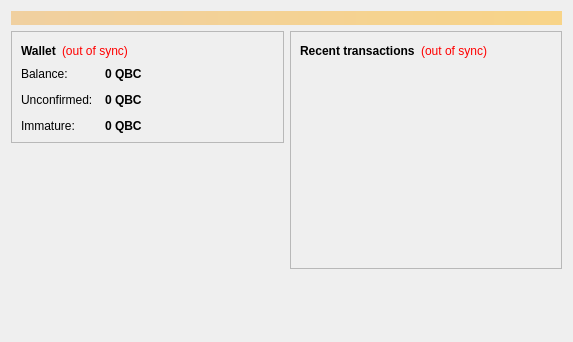
<?xml version="1.0" encoding="UTF-8"?>
<ui version="4.0">
 <class>OverviewPage</class>
 <widget class="QWidget" name="OverviewPage">
  <property name="geometry">
   <rect>
    <x>0</x>
    <y>0</y>
    <width>573</width>
    <height>342</height>
   </rect>
  </property>
  <property name="windowTitle">
   <string>Form</string>
  </property>
  <layout class="QVBoxLayout" name="topLayout">
   <item>
    <widget class="QLabel" name="labelAlerts">
     <property name="visible">
      <bool>false</bool>
     </property>
     <property name="styleSheet">
      <string notr="true">background-color: qlineargradient(x1: 0, y1: 0, x2: 1, y2: 0, stop:0 #F0D0A0, stop:1 #F8D488); color:#000000;</string>
     </property>
     <property name="wordWrap">
      <bool>true</bool>
     </property>
     <property name="margin">
      <number>3</number>
     </property>
    </widget>
   </item>
   <item>
    <layout class="QHBoxLayout" name="horizontalLayout" stretch="1,1">
     <item>
      <layout class="QVBoxLayout" name="verticalLayout_2">
       <item>
        <widget class="QFrame" name="frame">
         <property name="frameShape">
          <enum>QFrame::StyledPanel</enum>
         </property>
         <property name="frameShadow">
          <enum>QFrame::Raised</enum>
         </property>
         <layout class="QVBoxLayout" name="verticalLayout_4">
          <item>
           <layout class="QHBoxLayout" name="horizontalLayout_4">
            <item>
             <widget class="QLabel" name="label_5">
              <property name="font">
               <font>
                <weight>75</weight>
                <bold>true</bold>
               </font>
              </property>
              <property name="text">
               <string>Wallet</string>
              </property>
             </widget>
            </item>
            <item>
             <widget class="QLabel" name="labelWalletStatus">
              <property name="toolTip">
               <string>The displayed information may be out of date. Your wallet automatically synchronizes with the Québecoin network after a connection is established, but this process has not completed yet.</string>
              </property>
              <property name="styleSheet">
               <string notr="true">QLabel { color: red; }</string>
              </property>
              <property name="text">
               <string notr="true">(out of sync)</string>
              </property>
              <property name="alignment">
               <set>Qt::AlignLeading|Qt::AlignLeft|Qt::AlignVCenter</set>
              </property>
             </widget>
            </item>
            <item>
             <spacer name="horizontalSpacer_2">
              <property name="orientation">
               <enum>Qt::Horizontal</enum>
              </property>
              <property name="sizeHint" stdset="0">
               <size>
                <width>40</width>
                <height>20</height>
               </size>
              </property>
             </spacer>
            </item>
           </layout>
          </item>
          <item>
           <layout class="QFormLayout" name="formLayout_2">
            <property name="fieldGrowthPolicy">
             <enum>QFormLayout::AllNonFixedFieldsGrow</enum>
            </property>
            <property name="horizontalSpacing">
             <number>12</number>
            </property>
            <property name="verticalSpacing">
             <number>12</number>
            </property>
            <item row="0" column="0">
             <widget class="QLabel" name="label">
              <property name="text">
               <string>Balance:</string>
              </property>
             </widget>
            </item>
            <item row="0" column="1">
             <widget class="QLabel" name="labelBalance">
              <property name="font">
               <font>
                <weight>75</weight>
                <bold>true</bold>
               </font>
              </property>
              <property name="cursor">
               <cursorShape>IBeamCursor</cursorShape>
              </property>
              <property name="toolTip">
               <string>Your current balance</string>
              </property>
              <property name="text">
               <string notr="true">0 QBC</string>
              </property>
              <property name="textInteractionFlags">
               <set>Qt::LinksAccessibleByMouse|Qt::TextSelectableByKeyboard|Qt::TextSelectableByMouse</set>
              </property>
             </widget>
            </item>
            <item row="1" column="0">
             <widget class="QLabel" name="label_3">
              <property name="text">
               <string>Unconfirmed:</string>
              </property>
             </widget>
            </item>
            <item row="1" column="1">
             <widget class="QLabel" name="labelUnconfirmed">
              <property name="font">
               <font>
                <weight>75</weight>
                <bold>true</bold>
               </font>
              </property>
              <property name="cursor">
               <cursorShape>IBeamCursor</cursorShape>
              </property>
              <property name="toolTip">
               <string>Total of transactions that have yet to be confirmed, and do not yet count toward the current balance</string>
              </property>
              <property name="text">
               <string notr="true">0 QBC</string>
              </property>
              <property name="textInteractionFlags">
               <set>Qt::LinksAccessibleByMouse|Qt::TextSelectableByKeyboard|Qt::TextSelectableByMouse</set>
              </property>
             </widget>
            </item>
            <item row="2" column="0">
             <widget class="QLabel" name="labelImmatureText">
              <property name="text">
               <string>Immature:</string>
              </property>
             </widget>
            </item>
            <item row="2" column="1">
             <widget class="QLabel" name="labelImmature">
              <property name="font">
               <font>
                <weight>75</weight>
                <bold>true</bold>
               </font>
              </property>
              <property name="toolTip">
               <string>Mined balance that has not yet matured</string>
              </property>
              <property name="text">
               <string notr="true">0 QBC</string>
              </property>
              <property name="textInteractionFlags">
               <set>Qt::LinksAccessibleByMouse|Qt::TextSelectableByKeyboard|Qt::TextSelectableByMouse</set>
              </property>
             </widget>
            </item>
           </layout>
          </item>
         </layout>
        </widget>
       </item>
       <item>
        <spacer name="verticalSpacer">
         <property name="orientation">
          <enum>Qt::Vertical</enum>
         </property>
         <property name="sizeHint" stdset="0">
          <size>
           <width>20</width>
           <height>40</height>
          </size>
         </property>
        </spacer>
       </item>
      </layout>
     </item>
     <item>
      <layout class="QVBoxLayout" name="verticalLayout_3">
       <item>
        <widget class="QFrame" name="frame_2">
         <property name="frameShape">
          <enum>QFrame::StyledPanel</enum>
         </property>
         <property name="frameShadow">
          <enum>QFrame::Raised</enum>
         </property>
         <layout class="QVBoxLayout" name="verticalLayout">
          <item>
           <layout class="QHBoxLayout" name="horizontalLayout_2">
            <item>
             <widget class="QLabel" name="label_4">
              <property name="text">
               <string>&lt;b&gt;Recent transactions&lt;/b&gt;</string>
              </property>
             </widget>
            </item>
            <item>
             <widget class="QLabel" name="labelTransactionsStatus">
              <property name="toolTip">
               <string>The displayed information may be out of date. Your wallet automatically synchronizes with the Québecoin network after a connection is established, but this process has not completed yet.</string>
              </property>
              <property name="styleSheet">
               <string notr="true">QLabel { color: red; }</string>
              </property>
              <property name="text">
               <string notr="true">(out of sync)</string>
              </property>
              <property name="alignment">
               <set>Qt::AlignRight|Qt::AlignTrailing|Qt::AlignVCenter</set>
              </property>
             </widget>
            </item>
            <item>
             <spacer name="horizontalSpacer">
              <property name="orientation">
               <enum>Qt::Horizontal</enum>
              </property>
              <property name="sizeHint" stdset="0">
               <size>
                <width>40</width>
                <height>20</height>
               </size>
              </property>
             </spacer>
            </item>
           </layout>
          </item>
          <item>
           <widget class="QListView" name="listTransactions">
            <property name="styleSheet">
             <string notr="true">QListView { background: transparent; }</string>
            </property>
            <property name="frameShape">
             <enum>QFrame::NoFrame</enum>
            </property>
            <property name="verticalScrollBarPolicy">
             <enum>Qt::ScrollBarAlwaysOff</enum>
            </property>
            <property name="horizontalScrollBarPolicy">
             <enum>Qt::ScrollBarAlwaysOff</enum>
            </property>
            <property name="selectionMode">
             <enum>QAbstractItemView::NoSelection</enum>
            </property>
           </widget>
          </item>
         </layout>
        </widget>
       </item>
       <item>
        <spacer name="verticalSpacer_2">
         <property name="orientation">
          <enum>Qt::Vertical</enum>
         </property>
         <property name="sizeHint" stdset="0">
          <size>
           <width>20</width>
           <height>40</height>
          </size>
         </property>
        </spacer>
       </item>
      </layout>
     </item>
    </layout>
   </item>
  </layout>
 </widget>
 <resources/>
 <connections/>
</ui>
